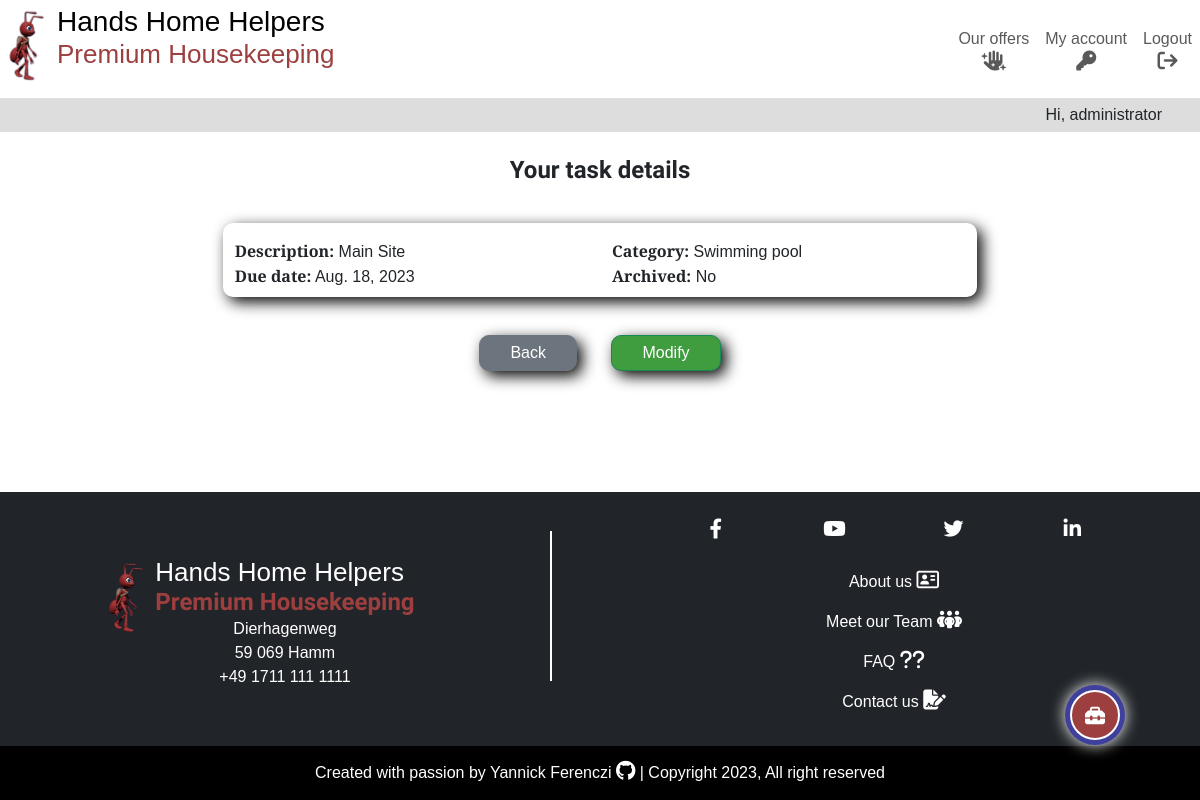
Page /dashboard/task_detail/35/ (signed in) on the committed database.
### tasks/models.py (models this page shows, shortened)
class Task(models.Model):
    CATEGORIES = [
        ("Gardening", "Gardening"),
        ("Cleaning", "Cleaning"),
        ("Garden patch", "Garden patch"),
        ("Swimming pool", "Swimming pool"),
        ("Renovation and repair", "Renovation and repair"),
        ("Home care", "Home care"),
    ]
    name = models.CharField(max_length=250, verbose_name="Description")
    done = models.BooleanField(default=False)
    owner = models.ForeignKey(
        User,
        on_delete=models.CASCADE,
        related_name="task_owner",
    )
    created_on = models.DateField(auto_now_add=True)
    category = models.CharField(
        max_length=50,
        choices=CATEGORIES,
        default="CLEANING",
    )
    employee = models.ForeignKey(
        Employee,
        on_delete=models.PROTECT,
        related_name="employees",
        blank=True,
        null=True,
    )
    comment = models.CharField(max_length=250, blank=True, null=True)
    due_date = models.DateField(
        null=True,
        blank=True,
    )
    class Meta:
        ordering = ["-created_on"]

### tasks/views.py (the view)
class TaskDetailView(LoginRequiredMixin, generic.DetailView):
    model = Task
    template_name = "tasks/task_detail.html"
    context_object_name = "task"

### tasks/templates/tasks/task_detail.html (shortened to what this page needs)
{% extends "base.html" %}
{% load static %}
{% block content %}
<div class="container-fluid container-lg p-2">
    <div class="row">
        <div class="col">
            <h3>Your task details</h3>
        </div>
    </div>
    <div class="row p-2">
        <div class="col-12 col-md-8 offset-md-2 dashboard-item">
            <div class="row mt-3">
                <div class="col-12 col-md-6">
                    <p><span class="task-title">Description:</span> {{ task.name }}</p>
                </div>
                <div class="col-12 col-md-6">
                    <p><span class="task-title">Category:</span> {{ task.category }}</p>
                </div>
            </div>
            <div class="row mb-2">
                <div class="col-12 col-md-6">
                    <p><span class="task-title">Due date:</span> {{ task.due_date }}</p>
                </div>
                <div class="col-12 col-md-6">
                    <p><span class="task-title">Archived:</span> {% if task.done %}Yes{% else %}No{% endif %}</p>
                </div>
            </div>
        </div>
    </div>
    <div class="row">
        <div class="col centered-content">
            <a class="form-btn btn btn-secondary" href="{% url 'dashboard' %}">Back</a>
            <a class="form-btn btn btn-success" href="{% url 'update_task' task.pk %}">Modify</a>
        </div>
    </div>
</div>
{% endblock content %}

### templates/base.html (shortened to what this page needs)
{% load static %}
{% url 'home' as home_url %}
{% url 'dashboard' as dashboard_url %}
{% url 'account_logout' as logout_url %}
{% url 'account_login' as login_url %}
{% url 'account_signup' as signup_url %}
{% url 'offers' as offers_url %}
{%  now 'n' as this_month %}
<!DOCTYPE html>
<html lang="en">
<head>
    <link rel="stylesheet" href="https://cdnjs.cloudflare.com/ajax/libs/font-awesome/6.4.0/css/all.min.css"
>
    <link href="https://cdn.jsdelivr.net/npm/bootstrap@5.3.0/dist/css/bootstrap.min.css" rel="stylesheet"
>
    <link rel="stylesheet" href="{% static 'css/style.css' %}">
</head>
<body>
    {% if request.user.is_authenticated %}
    <div class="user-options-trigger">
        <div class="fixed-btn d-flex justify-content-center" data-bs-toggle="tooltip" data-bs-placement="left"
            title="Open the toolbox">
            <button class="fixed-btn-trigger tool-links" type="button" data-bs-toggle="collapse" data-bs-target=".multi-collapse"
                aria-expanded="false" aria-controls="admin-panel add-task add-appointment add-review"><i
                    class="fa-solid fa-toolbox d-inline-block mt-1"></i></button>
        </div>
    </div>
    {% endif %}
    <header class="main-header position-fixed w-100">
        <nav class="navbar navbar-expand-md py-0">
            <div class="container-fluid">
                <a class="navbar-brand" href="{% url 'home' %}">
                    <div class="main-logo">
                        <img class="img-logo" src="{% static 'images/hands_home_helpers_logo.png' %}"
                            alt="Hands Home Helpers company logo">
                        <div class="name-logo">
                            <h1><span class="d-block d-md-inline">Hands</span>
                                <span class="d-block d-md-inline">Home</span>
                                <span class="d-block d-md-inline">Helpers</span>
                            </h1>
                            <h2 class="red-ant d-none d-md-block">Premium Housekeeping</h2>
                        </div>
                    </div>
                </a>
                <div class="collapse navbar-collapse" id="navbarSupportedContent">
                    <ul class="navbar-nav ms-auto mb-0 mb-lg-0">
                        <li class="nav-item">
                            <a class="nav-link centered-content {% if request.path == offers_url %}active{%endif%}"
                                aria-current="page" aria-label="go to home page" href="{% url 'offers' %}">Our offers <i
                                    class="fa-solid fa-hand-sparkles d-block centered-content"></i></a>
                        </li>
                        {% if user.is_authenticated %}
                        <li class="nav-item {% if request.path == dashboard_url %}active{%endif%}">
                            <a class="nav-link centered-content" aria-current="page"
                                href="{% url 'dashboard' %}">My account <i
                                    class="fa-solid fa-key d-block centered-content"></i></a>
                        </li>
                        <li class="nav-item">
                            <a class="nav-link centered-content {% if request.path == logout_url %}active{%endif%}" aria-current="page" aria-label="go to logout page"
                                href="{% url 'account_logout' %}">Logout <i
                                    class="fa-solid fa-arrow-right-from-bracket d-block centered-content"></i></a>
                        </li>
                        {% endif %}
                    </ul>
                </div>
            </div>
        </nav>
        <div class="container-fluid">
            <div class="row">
                <p class="col greetings">{% if user.is_authenticated %}Hi, {{ user.username }}{% else %}Hi there!{% endif %}</p>
            </div>
        </div>
    </header>
    <main class="main-content">
        {% block content %}
        {% endblock content %}
    </main>
    <footer class="main-footer bg-dark">
        <div class="container-fluid">
            <div class="row p-4">
                <div class="col-md-5 p-0 d-flex align-items-center justify-content-center">
                    <a class="navbar-brand" href="{% url 'home' %}">
                        <div class="main-logo d-inline-block mt-2">
                            <img class="img-logo" src="{% static 'images/hands_home_helpers_logo.png' %}"
                                alt="Hands Home Helpers company logo">
                            <div class="name-logo">
                                <h2>Hands Home Helpers</h2>
                                <h3 class="red-ant p-0">Premium Housekeeping</h3>
                                <div class="address">
                                    <p class="centered-content m-0">Dierhagenweg</p>
                                    <p class="centered-content m-0">59 069 Hamm</p>
                                    <p class="centered-content m-0">+49 1711 111 1111</p>
                                </div>
                            </div>
                        </div>
                    </a>
                </div>
                <div class="col-md-1">
                    <div class="footer-rule"></div>
                </div>
                <div class="col-md-6">
                    <div class="row pb-2">
                        <div class="col">
                            <ul class="navbar-nav bg-dark d-flex flex-row align-items-center justify-content-evenly">
                                <li class="nav-item">
                                    <a class="nav-link social-media p-0" href="https://www.facebook.com/" target="_blank"><i class="fa-brands fa-facebook-f"></i></a>
                                </li>
                                <li class="nav-item">
                                    <a class="nav-link social-media p-0" href="https://www.youtube.com/" target="_blank"><i class="fa-brands fa-youtube"></i></a>
                                </li>
                                <li class="nav-item">
                                    <a class="nav-link social-media p-0" href="https://www.twitter.com/" target="_blank"><i class="fa-brands fa-twitter"></i></a>
                                </li>
                                <li class="nav-item">
                                    <a class="nav-link social-media p-0" href="https://www.linkedin.com/" target="_blank"><i class="fa-brands fa-linkedin-in"></i></a>
                                </li>
                            </ul>
                        </div>
                    </div>
                    <div class="row pt-2">
                        <div class="col extra-ressources">
                            <ul class="navbar-nav bg-dark">
                                <li class="nav-item">
                                    <a class="nav-link" href="{% url 'about' %}">About us <i class="fa-regular fa-address-card"></i></a>
                                </li>
                                <li class="nav-item">
                                    <a class="nav-link" href="{% url 'about' %}#team-section">Meet our Team <i class="fa-solid fa-people-group"></i></a>
                                </li>
                                <li class="nav-item">
                                    <a class="nav-link" href="{% url 'about' %}#faq-section">FAQ <i class="fa-solid fa-question"></i><i class="fa-solid fa-question"></i></a>
                                </li>
                                <li class="nav-item">
                                    <a class="nav-link" href="{% url 'contact' %}">Contact us <i class="fa-solid fa-file-signature"></i></a>
                                </li>
                            </ul>
                        </div>
                    </div>
                </div>
            </div>
        </div>
        <div class="container-fluid">
            <div class="row">
                <div class="col">
                    <div class="copyright bg-black">
                        <p>Created with passion by
                            <a class="white-text" href="https://github.com/yannickferenczi" target="_blank">
                                Yannick Ferenczi <i class="fa-brands fa-github"></i>
                            </a> | Copyright {% now "Y" %}, All right reserved
                        </p>
                    </div>
                </div>
            </div>
        </div>
    </footer>
</body>

### static/css/style.css (style rules this page uses)
.red-ant { color: #9d3f3f; }
.btn-success { background-color: #3f9d3f; }
.white-text { color: white; }
.form-btn { padding: 5px 30px; text-align: center; margin: 15px 15px 25px; border-radius: 10px; box-shadow: 5px 5px 15px black; }
body { display: flex; font-family: 'Merriweather Sans', sans-serif; flex-direction: column; min-height: 100vh; }
h3, h4, h5, h6 { margin: 0; font-family: 'Andika', sans-serif; font-weight: bold; text-align: center; }
h1 { font-size: 22px; padding-bottom: 0; margin-bottom: 0; }
h2 { font-size: 21px; }
h3 { font-size: 20px; padding: 15px; }
p { margin: 0; }
.centered-content { text-align: center; }
.container-fluid { padding: 0; }
a { text-decoration: none; color: black; }
ul { list-style-type: none; padding: 0; }
.main-header { background-color: white; min-height: 133px; z-index: 2; }
.img-logo { height: 80px; vertical-align: baseline; }
.name-logo { display: inline-block; vertical-align: top; }
.name-logo h2 { padding-bottom: 0; margin-bottom: 0; padding-top: 0; margin-top: 0; }
.name-logo h3 { padding-top: 0; margin-top: 0; }
.greetings { height: 34px; margin-bottom: 0; text-align: right; padding: 5px 50px; background-color: #ddd; }
.user-options-trigger { padding: 15px; position: fixed; overflow: hidden; right: 5vw; bottom: 30px; z-index: 3; }
.fixed-btn { background-color: #3f3f9d; width: 60px; height: 60px; vertical-align: middle; margin: 10px auto; text-align: center; border-radius: 50%; box-shadow: 0 0 15px white; }
.fixed-btn a, .fixed-btn-trigger { display: inline-block; margin: 5px 0; line-height: 50px; vertical-align: middle; width: 50px; border-radius: 50%; background-color: #9d3f3f; color: white; border: 2px solid white; }
.main-content { margin-top: 133px; }
.main-footer { margin-top: auto; color: white; }
.footer-rule { border-top: 2px solid white; width: 60%; margin: 15px auto; }
.social-media { width: 30px; height: 30px; overflow: hidden; border-radius: 50%; line-height: 30px; vertical-align: middle; text-align: center; color: white; }
.extra-ressources a { text-align: center; }
.copyright { margin: 0; padding: 15px; }
.copyright p { margin: 0; text-align: center; }
.dashboard-item { margin: 15px auto; background-color: #fff; border-radius: 10px; box-shadow: 5px 5px 15px black; overflow: hidden; }
.task-title { font-weight: bold; }
i { font-size: 20px; }
@media only screen and (min-width: 768px) { h1 { font-size: 28px; } }
@media only screen and (min-width: 768px) { h2 { font-size: 26px; } }
@media only screen and (min-width: 768px) { h3 { font-size: 24px; padding: 15px; } }
@media only screen and (min-width: 768px) { .navbar-nav { background-color: white; } }
@media only screen and (min-width: 768px) { .footer-rule { border-left: 2px solid white; width: 0; height: 150px; margin: 15px auto; } }

### rows in the picture
Task: name "Main Site", category "Swimming pool", due_date "Aug. 18, 2023"

### other values in the picture
{{ user.username }} "administrator"
